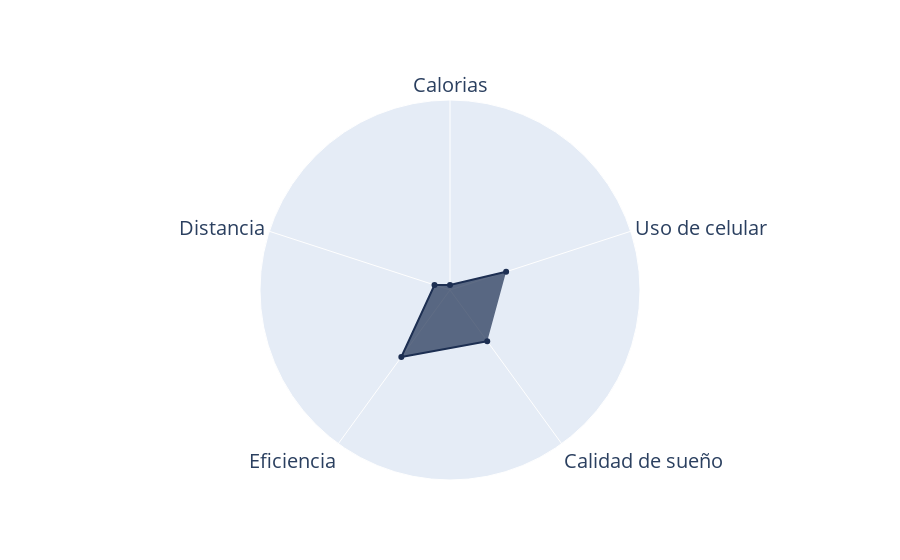
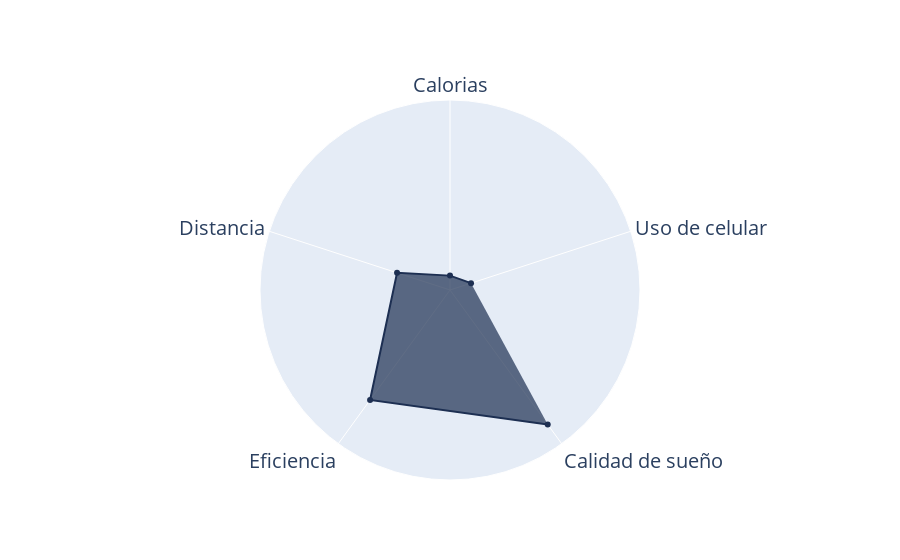
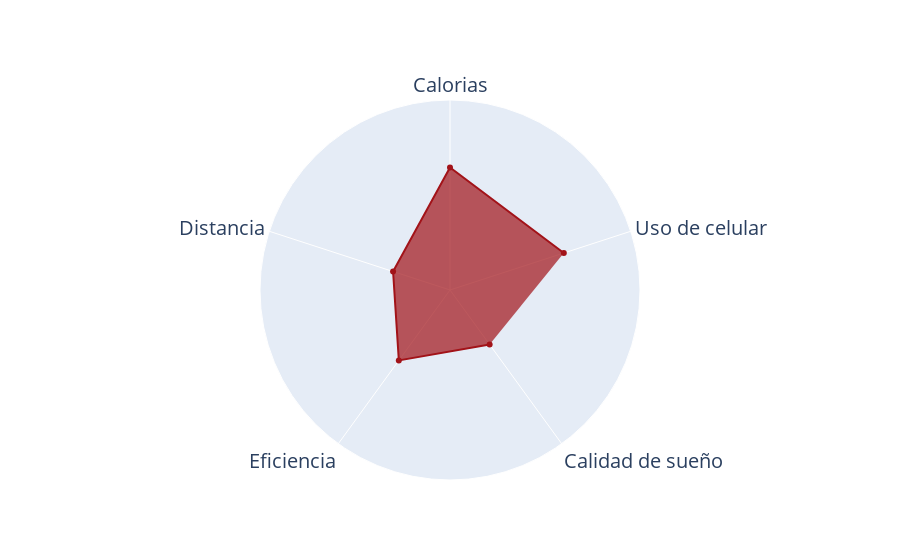
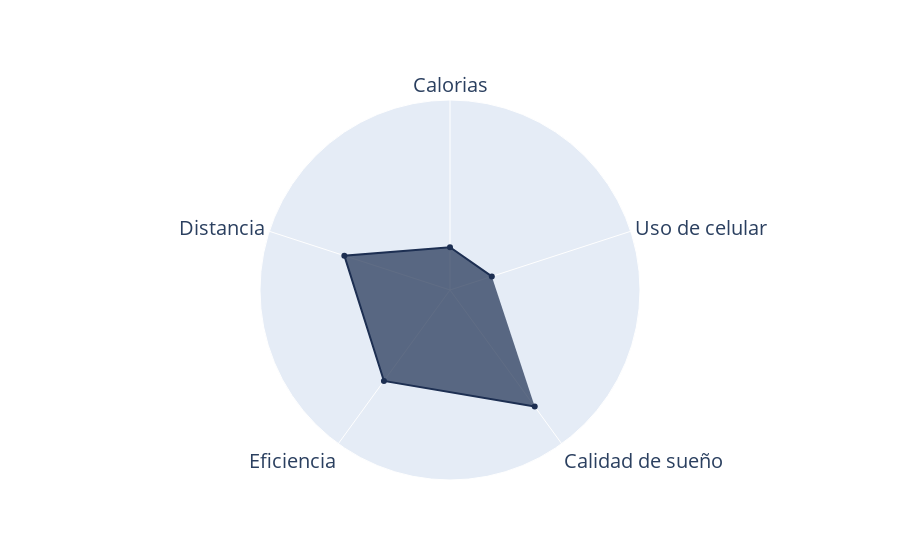

The notebook cell these images were saved under, in order:
### Code cell
create_spider_graph(labeled_df, kmeans_labels, colors=[(29, 47, 82), (29, 47, 82), (162, 19, 25), (29, 47, 82)])

### Figure 1 — Plotly figure (JSON) as saved in the notebook; plotly's stock layout.template omitted (floating-point values rounded to 4 significant figures)
{"data": [{"fill": "tonext", "fillcolor": "rgba(29,47,82, 0.7)", "line": {"color": "rgb(29,47,82)"}, "name": "Cluster 0", "r": [0.3106, 0.0269, 0.08587, 0.4358, 0.3333], "theta": ["Uso de celular", "Calorias", "Distancia", "Eficiencia", "Calidad de sueño"], "type": "scatterpolar"}], "layout": {"polar": {"angularaxis": {"rotation": 18, "tickfont": {"size": 20}}, "radialaxis": {"range": [0, 1], "visible": false}}, "showlegend": false}}

### Figure 2 — Plotly figure (JSON) as saved in the notebook; plotly's stock layout.template omitted (floating-point values rounded to 4 significant figures)
{"data": [{"fill": "tonext", "fillcolor": "rgba(29,47,82, 0.7)", "line": {"color": "rgb(29,47,82)"}, "name": "Cluster 1", "r": [0.1163, 0.07568, 0.293, 0.7156, 0.875], "theta": ["Uso de celular", "Calorias", "Distancia", "Eficiencia", "Calidad de sueño"], "type": "scatterpolar"}], "layout": {"polar": {"angularaxis": {"rotation": 18, "tickfont": {"size": 20}}, "radialaxis": {"range": [0, 1], "visible": false}}, "showlegend": false}}

### Figure 3 — Plotly figure (JSON) as saved in the notebook; plotly's stock layout.template omitted (floating-point values rounded to 4 significant figures)
{"data": [{"fill": "tonext", "fillcolor": "rgba(162,19,25, 0.7)", "line": {"color": "rgb(162,19,25)"}, "name": "Cluster 2", "r": [0.6299, 0.6451, 0.315, 0.4582, 0.3548], "theta": ["Uso de celular", "Calorias", "Distancia", "Eficiencia", "Calidad de sueño"], "type": "scatterpolar"}], "layout": {"polar": {"angularaxis": {"rotation": 18, "tickfont": {"size": 20}}, "radialaxis": {"range": [0, 1], "visible": false}}, "showlegend": false}}

### Figure 4 — Plotly figure (JSON) as saved in the notebook; plotly's stock layout.template omitted (floating-point values rounded to 4 significant figures)
{"data": [{"fill": "tonext", "fillcolor": "rgba(29,47,82, 0.7)", "line": {"color": "rgb(29,47,82)"}, "name": "Cluster 3", "r": [0.2313, 0.2247, 0.5847, 0.5918, 0.7586], "theta": ["Uso de celular", "Calorias", "Distancia", "Eficiencia", "Calidad de sueño"], "type": "scatterpolar"}], "layout": {"polar": {"angularaxis": {"rotation": 18, "tickfont": {"size": 20}}, "radialaxis": {"range": [0, 1], "visible": false}}, "showlegend": false}}
